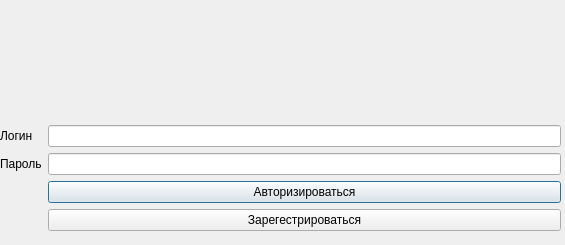
<?xml version="1.0" encoding="UTF-8"?>
<ui version="4.0">
 <class>auth_window</class>
 <widget class="QDialog" name="auth_window">
  <property name="geometry">
   <rect>
    <x>0</x>
    <y>0</y>
    <width>565</width>
    <height>245</height>
   </rect>
  </property>
  <property name="windowTitle">
   <string>Dialog</string>
  </property>
  <widget class="QWidget" name="gridLayoutWidget">
   <property name="geometry">
    <rect>
     <x>0</x>
     <y>0</y>
     <width>561</width>
     <height>231</height>
    </rect>
   </property>
   <layout class="QGridLayout" name="gridLayout">
    <item row="1" column="0">
     <widget class="QLabel" name="label_2">
      <property name="text">
       <string>Логин</string>
      </property>
     </widget>
    </item>
    <item row="2" column="1">
     <widget class="QLineEdit" name="lineEdit_2"/>
    </item>
    <item row="2" column="0">
     <widget class="QLabel" name="label">
      <property name="text">
       <string>Пароль</string>
      </property>
     </widget>
    </item>
    <item row="5" column="1">
     <widget class="QPushButton" name="Login_button">
      <property name="text">
       <string>Авторизироваться</string>
      </property>
     </widget>
    </item>
    <item row="1" column="1">
     <widget class="QLineEdit" name="lineEdit"/>
    </item>
    <item row="0" column="0" colspan="2" alignment="Qt::AlignmentFlag::AlignHCenter">
     <widget class="QLabel" name="label_3"/>
    </item>
    <item row="6" column="1">
     <widget class="QPushButton" name="Register_button">
      <property name="text">
       <string>Зарегестрироваться</string>
      </property>
     </widget>
    </item>
   </layout>
  </widget>
 </widget>
 <resources/>
 <connections/>
</ui>
